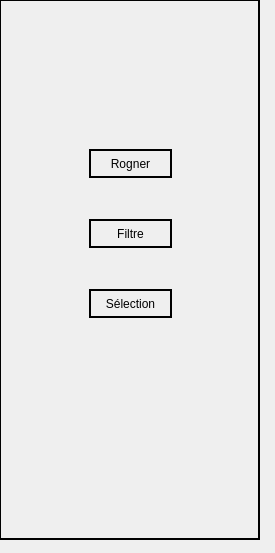
<?xml version="1.0" encoding="UTF-8"?>
<ui version="4.0">
 <class>ToolboxArea</class>
 <widget class="QWidget" name="ToolboxArea">
  <property name="geometry">
   <rect>
    <x>0</x>
    <y>0</y>
    <width>275</width>
    <height>553</height>
   </rect>
  </property>
  <property name="windowTitle">
   <string>Form</string>
  </property>
  <property name="styleSheet">
   <string notr="true"/>
  </property>
  <widget class="QFrame" name="frame">
   <property name="geometry">
    <rect>
     <x>-1</x>
     <y>-1</y>
     <width>261</width>
     <height>541</height>
    </rect>
   </property>
   <property name="styleSheet">
    <string notr="true">border: 2px solid black;</string>
   </property>
   <property name="frameShape">
    <enum>QFrame::StyledPanel</enum>
   </property>
   <property name="frameShadow">
    <enum>QFrame::Raised</enum>
   </property>
   <widget class="QPushButton" name="trim">
    <property name="geometry">
     <rect>
      <x>90</x>
      <y>150</y>
      <width>83</width>
      <height>29</height>
     </rect>
    </property>
    <property name="styleSheet">
     <string notr="true">QPushButton {
	color: black;
};</string>
    </property>
    <property name="text">
     <string>Rogner</string>
    </property>
   </widget>
   <widget class="QPushButton" name="filter">
    <property name="geometry">
     <rect>
      <x>90</x>
      <y>220</y>
      <width>83</width>
      <height>29</height>
     </rect>
    </property>
    <property name="styleSheet">
     <string notr="true">QPushButton {
	color: black;
};</string>
    </property>
    <property name="text">
     <string>Filtre</string>
    </property>
   </widget>
   <widget class="QPushButton" name="selection">
    <property name="geometry">
     <rect>
      <x>90</x>
      <y>290</y>
      <width>83</width>
      <height>29</height>
     </rect>
    </property>
    <property name="styleSheet">
     <string notr="true">QPushButton {
	color: black;
};</string>
    </property>
    <property name="text">
     <string>Sélection</string>
    </property>
   </widget>
  </widget>
 </widget>
 <resources/>
 <connections/>
</ui>
